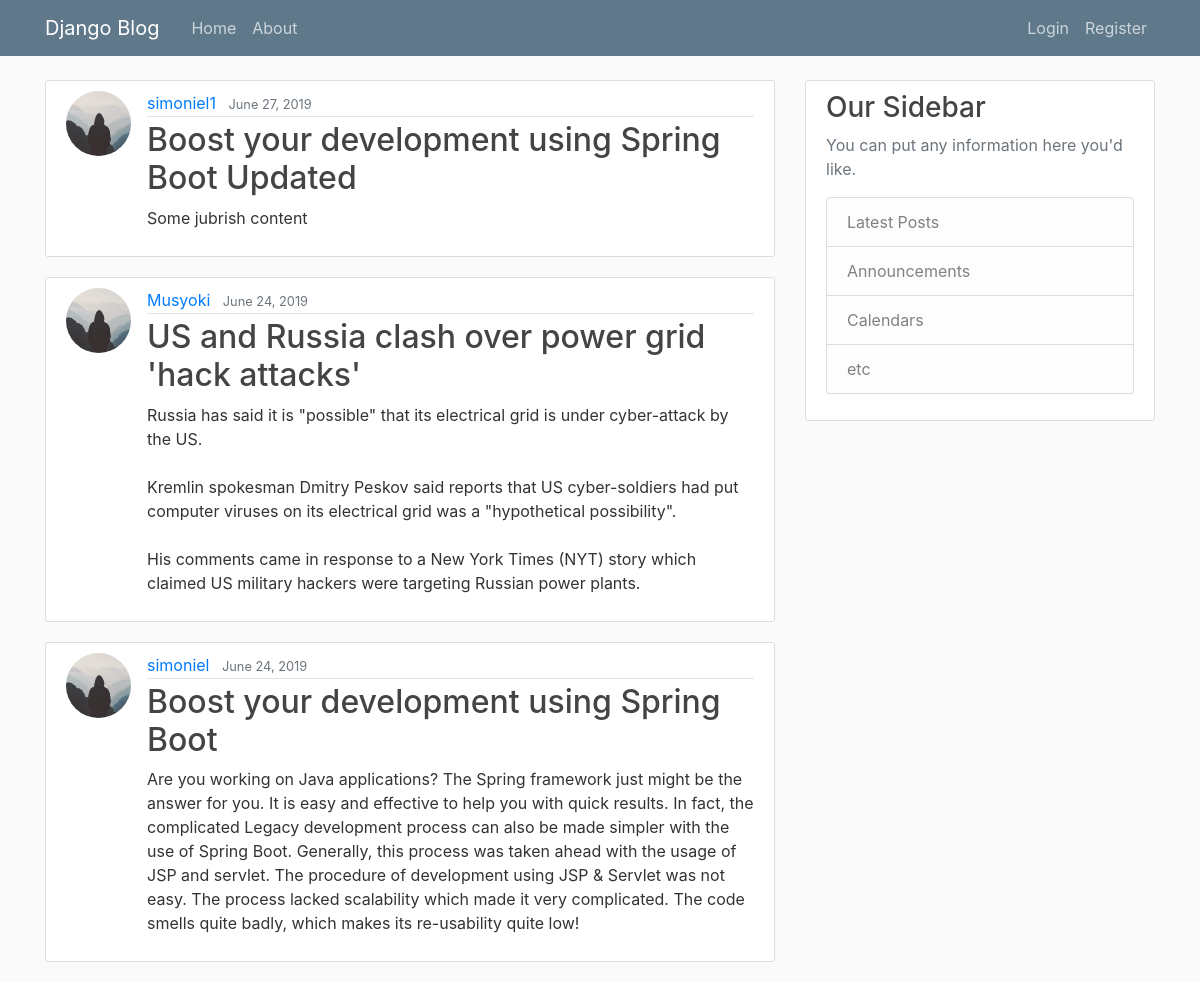
The page / on the database its author committed.
### blog/models.py (models this page shows, shortened)
class Post(models.Model):
    title = models.CharField(max_length=100)
    content = models.TextField()
    date_posted = models.DateTimeField(default=timezone.now)
    author = models.ForeignKey(User, on_delete=models.CASCADE)

### users/models.py (models this page shows, shortened)
class Profile(models.Model):
    user = models.OneToOneField(User, on_delete=models.CASCADE)
    image = models.ImageField(default='default.jpg', upload_to='profile_pics')

### blog/views.py (the view)
# urls.py: path('', PostListView.as_view(), name='blog-home'),
class PostListView(ListView):
    model = Post
    template_name = 'blog/home.html'  # <app>/<model>_<viewtype>.html
    context_object_name = 'posts'
    ordering = ['-date_posted']
    paginate_by = 5

### blog/templates/blog/home.html (shortened to what this page needs)
{% extends "blog/base.html" %}
{% block content %}
    {% for post in posts %}
        <article class="media content-section">
          <img class="rounded-circle article-img" src="{{ post.author.profile.image.url }}">
          <div class="media-body">
            <div class="article-metadata">
              <a class="mr-2" href="{% url 'user-posts' post.author.username %}">{{ post.author }}</a>
              <small class="text-muted">{{ post.date_posted|date:"F d, Y" }}</small>
            </div>
            <h2><a class="article-title" href="{% url 'post-detail' post.id %}">{{ post.title }}</a></h2>
            <p class="article-content">{{ post.content }}</p>
          </div>
        </article>
    {% endfor %}
{% endblock content %}

### blog/templates/blog/base.html (shortened to what this page needs)
{% load static %}
<!DOCTYPE html>
<html>
<head>
    <link rel="stylesheet" href="https://maxcdn.bootstrapcdn.com/bootstrap/4.0.0/css/bootstrap.min.css">
    <link rel="stylesheet" type="text/css" href="{% static 'blog/main.css' %}">
</head>
<body>
    <header class="site-header">
      <nav class="navbar navbar-expand-md navbar-dark bg-steel fixed-top">
        <div class="container">
          <a class="navbar-brand mr-4" href="{% url 'blog-home' %}">Django Blog</a>
          <div class="collapse navbar-collapse" id="navbarToggle">
            <div class="navbar-nav mr-auto">
              <a class="nav-item nav-link" href="{% url 'blog-home' %}">Home</a>
              <a class="nav-item nav-link" href="{% url 'blog-about' %}">About</a>
            </div>
            <div class="navbar-nav">
              {% if user.is_authenticated %}
                <a class="nav-item nav-link" href="{% url 'post-create' %}">New Post</a>
                <a class="nav-item nav-link" href="{% url 'profile' %}">Profile</a>
                <a class="nav-item nav-link" href="{% url 'logout' %}">Logout</a>
              {% else %}
                <a class="nav-item nav-link" href="{% url 'login' %}">Login</a>
                <a class="nav-item nav-link" href="{% url 'register' %}">Register</a>
              {% endif %}
            </div>
          </div>
        </div>
      </nav>
    </header>
    <main role="main" class="container">
      <div class="row">
        <div class="col-md-8">
          {% block content %}{% endblock %}
        </div>
        <div class="col-md-4">
          <div class="content-section">
            <h3>Our Sidebar</h3>
            <p class='text-muted'>You can put any information here you'd like.
              <ul class="list-group">
                <li class="list-group-item list-group-item-light">Latest Posts</li>
                <li class="list-group-item list-group-item-light">Announcements</li>
                <li class="list-group-item list-group-item-light">Calendars</li>
                <li class="list-group-item list-group-item-light">etc</li>
              </ul>
            </p>
          </div>
        </div>
      </div>
    </main>
</body>
</html>

### blog/static/blog/main.css (style rules this page uses)
body { background: #fafafa; color: #333333; margin-top: 5rem; }
h1, h2, h3, h4, h5, h6 { color: #444444; }
ul { margin: 0; }
.bg-steel { background-color: #5f788a; }
.site-header .navbar-nav .nav-link { color: #cbd5db; }
.content-section { background: #ffffff; padding: 10px 20px; border: 1px solid #dddddd; border-radius: 3px; margin-bottom: 20px; }
.article-title { color: #444444; }
.article-content { white-space: pre-line; }
.article-img { height: 65px; width: 65px; margin-right: 16px; }
.article-metadata { padding-bottom: 1px; margin-bottom: 4px; border-bottom: 1px solid #e3e3e3 }

### rows shown on the page
Post: author.profile.image (placeholder picture), author "simoniel1", date_posted "June 27, 2019", title "Boost your development using Spring Boot Updated", content "Some jubrish content"
Post: author.profile.image (placeholder picture), author "Musyoki", date_posted "June 24, 2019", title "US and Russia clash over power grid 'hack attacks'", content "Russia has said it is \"possible\" that its electrical grid is under cyber-attack by the US. Kremlin spokesman Dmitry Peskov said reports that US cyber-soldiers had put computer viruses on its electrical grid was a \"hypothetical possibility\". His comments came in response to a New York Times (NYT) story which claimed US military hackers were targeting Russian power plants."
Post: author.profile.image (placeholder picture), author "simoniel", date_posted "June 24, 2019", title "Boost your development using Spring Boot", content "Are you working on Java applications? The Spring framework just might be the answer for you. It is easy and effective to help you with quick results. In fact, the complicated Legacy development process can also be made simpler with the use of Spring Boot. Generally, this process was taken ahead with the usage of JSP and servlet. The procedure of development using JSP & Servlet was not easy. The process lacked scalability which made it very complicated. The code smells quite badly, which makes its re-usability quite low!"
